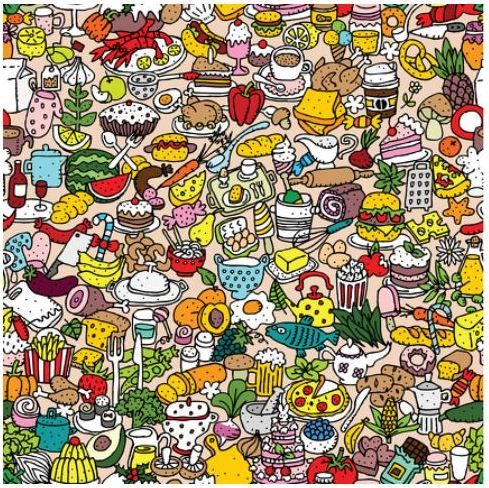
#> input picture images/f1.jpg, 489 x 488 px, found by its file name
$ jupyter execute --allow-errors ManejoImagenes.ipynb
#> lines starting #> are read from the running program, lines starting #| are printed output that depends on the picture; after the words box and inside, x2 and y2 are one past the last pixel; in counts of white or black regions, pixels touching at a corner belong together
[cell 1]
import cv2 as cv
import numpy as np

[cell 2]
img = cv.imread('C:/Users/betov/OneDrive/Escritorio/imgsIA/lordVader.jpg', 0)
#el número a continuación indica los colores que se muestran en la imagen.
#> (the rest of this cell did not finish here and is left out)

[cell 3]
import cv2 as cv
import numpy as np

img = cv.imread('C:/Users/betov/OneDrive/Escritorio/imgsIA/acuarella.jpg',)
#> (the rest of this cell did not finish here and is left out)

[cell 4]
# Filtrar el color e indicar las coordenadas en las que aparece ese color

import cv2 as cv
import numpy as np
img = cv.imread('C:/Users/betov/OneDrive/Escritorio/imgsIA/f1.jpg',1)
#> img is the input picture: shape (488, 489, 3); mean B, G, R 115.8, 144.3, 162.1
img2 = cv.cvtColor(img, cv.COLOR_BGR2RGB)
img3 = cv.cvtColor(img2, cv.COLOR_RGB2HSV)
#> img3: shape (488, 489, 3); mean H, S, V 47.5, 99.9, 167.2

umbralRojoBajo=(0,80,80)
umbralRojoAlto=(10,255,255)
umbralRojoBajob=(140,80,80)
umbralRojoAltob=(255,255,255)

umbralBajoAmarillo = (20,80,80)
umbralAltoAmarillo = (40,255,255)

mascara1Rojo= cv.inRange(img3, umbralRojoBajo, umbralRojoAlto) # Resalta los colores rojos
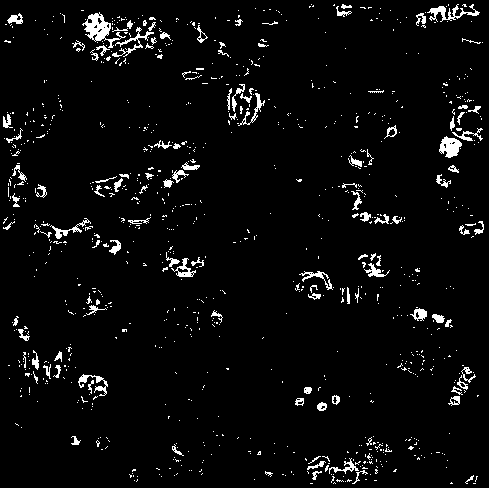
#> mascara1Rojo: shape (488, 489); 4.1% white in thin lines or dots
mascara2Rojo= cv.inRange(img3, umbralRojoBajob, umbralRojoAltob) # Resalta los colores rojos
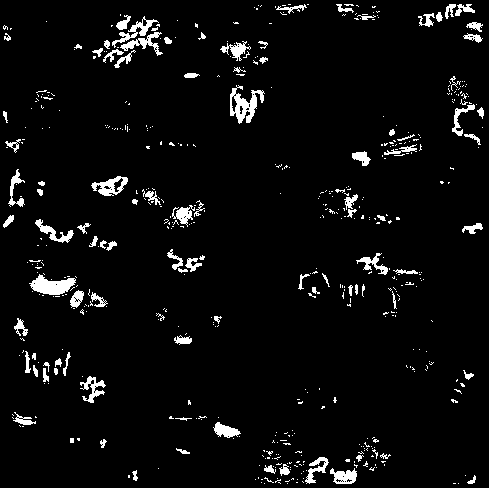
#> mascara2Rojo: shape (488, 489); 4.6% white; 534 white regions (436 under 20 px), largest, box (x1, y1, x2, y2) and area: (230, 85, 265, 124) 603, (29, 274, 76, 295) 570, (91, 176, 128, 196) 358
mascaraRojo= mascara1Rojo+mascara2Rojo
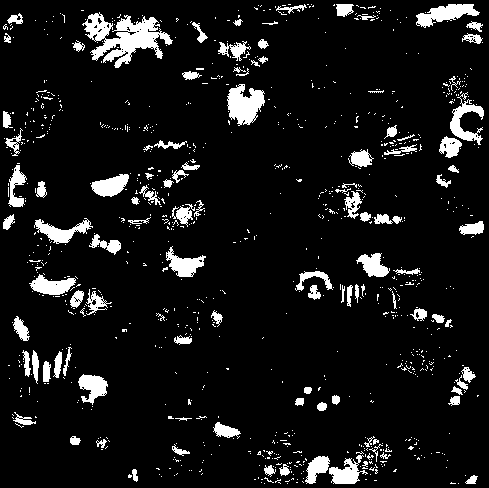
#> mascaraRojo: shape (488, 489); 8.7% white; 945 white regions (837 under 20 px), largest, box (x1, y1, x2, y2) and area: (82, 12, 173, 68) 2289, (227, 84, 265, 126) 1025, (416, 4, 480, 28) 776
resultadoRojo = cv.bitwise_and(img, img, mask=mascaraRojo)
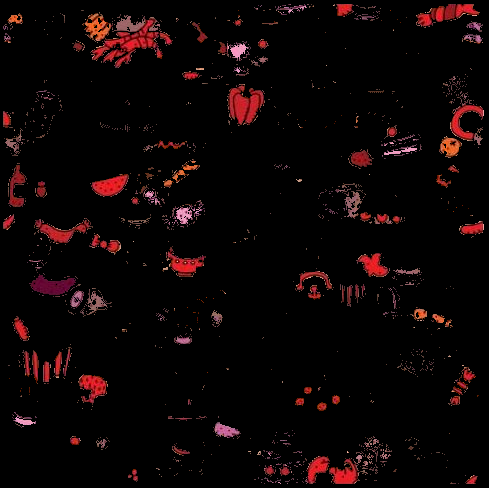
#> resultadoRojo: shape (488, 489, 3); mean B, G, R 4.9, 4.8, 12.9

mascaraAmarillo = cv.inRange(img3, umbralBajoAmarillo, umbralAltoAmarillo)
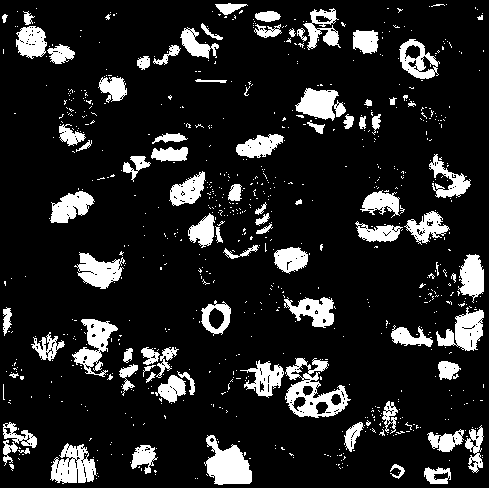
#> mascaraAmarillo: shape (488, 489); 13.8% white; 782 white regions (698 under 20 px)
resultadoAmarillo = cv.bitwise_and(img, img, mask=mascaraAmarillo)
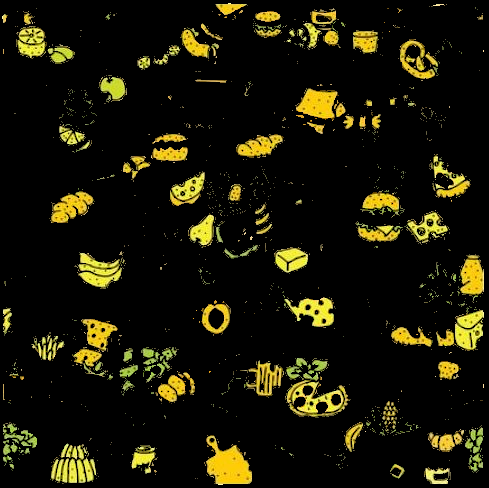
#> resultadoAmarillo: shape (488, 489, 3); mean B, G, R 7.6, 23.5, 25.6

cv.imshow('Resultado Rojo', resultadoRojo)
cv.imshow('Normal', img)
cv.imshow('Resultado Amarillo', resultadoAmarillo)

contornosR, _ = cv.findContours(mascaraRojo, cv.RETR_EXTERNAL, cv.CHAIN_APPROX_SIMPLE)
#> contornosR = 945 contours, 859 with area under 20; largest, box (x1, y1, x2, y2) and area: (82, 12, 173, 68) 2114, (227, 84, 265, 126) 949, (416, 4, 480, 28) 691, (450, 92, 484, 145) 546, (34, 218, 93, 244) 538
contornosA, _ = cv.findContours(mascaraAmarillo, cv.RETR_EXTERNAL, cv.CHAIN_APPROX_SIMPLE)
#> contornosA = 779 contours, 703 with area under 20; largest, box (x1, y1, x2, y2) and area: (285, 358, 351, 418) 2038, (204, 435, 252, 485) 1365, (50, 443, 97, 484) 1180, (72, 319, 118, 377) 1042, (436, 307, 484, 351) 1032

# Inicializar una lista para almacenar las coordenadas de los colores rojos
coordenadasRojo = []
coordenadasAmarillo = []

# Recorrer los contornos y obtener las coordenadas del centro de cada contorno
for contorno in contornosR:
    momentos = cv.moments(contorno)
    if momentos["m00"] != 0:
        x = int(momentos["m10"] / momentos["m00"])
        y = int(momentos["m01"] / momentos["m00"])
        coordenadasRojo.append((x, y))
#> this loop made 945 passes
#> (contorno, x, y) on pass 4: ([[451, 482], [450, 483], [455, 483], [452, 483]], 451, 482)
#> (x, y) on passes 13, 17, 19, 22, 28, 36: (277, 480), (292, 478), (267, 479), (471, 479), (129, 475), (394, 470)
#> after the loop, coordenadasRojo = 262 pairs, first value 4 to 477, second value 4 to 482

for contorno in contornosA:
    momentos = cv.moments(contorno)
    if momentos["m00"] != 0:
        x = int(momentos["m10"] / momentos["m00"])
        y = int(momentos["m01"] / momentos["m00"])
        coordenadasAmarillo.append((x, y))
#> this loop made 779 passes
#> (contorno, x, y) on passes 14, 17, 31, 36, 44, 52: ([[139, 466], [138, 467], [139, 467]], 138, 466), ([[338, 464], [338, 465], [339, 464]], 338, 464), ([[344, 456], [344, 458], [343, 459], [345, 457]], 344, 457), ([[341, 454], [340, 455], [339, 455], [341, 455]], 340, 454), ([[244, 452], [244, 455], [245, 454], [245, 452]], 244, 453), ([[19, 447], [19, 448], [20, 448]], 19, 447)
#> (x, y) on passes 9, 11, 16, 19, 43, 50: (154, 470), (437, 475), (397, 470), (11, 465), (290, 453), (25, 450)
#> after the loop, coordenadasAmarillo = 198 pairs, first value 3 to 480, second value 4 to 475

print('Coordenadas rojos:')
print(coordenadasRojo)
#> (printed output is left out)
print('Coordenadas Amarillas')
print(coordenadasAmarillo)
#> (printed output is left out)

cv.waitKey(0)
cv.destroyAllWindows()

[cell 5]
import cv2 as cv
import numpy as np
cap = cv.VideoCapture(0)
if not cap.isOpened():
    print('No se pudo acceder a la cámara')
    exit()
while True:
    ret, img = cap.read()
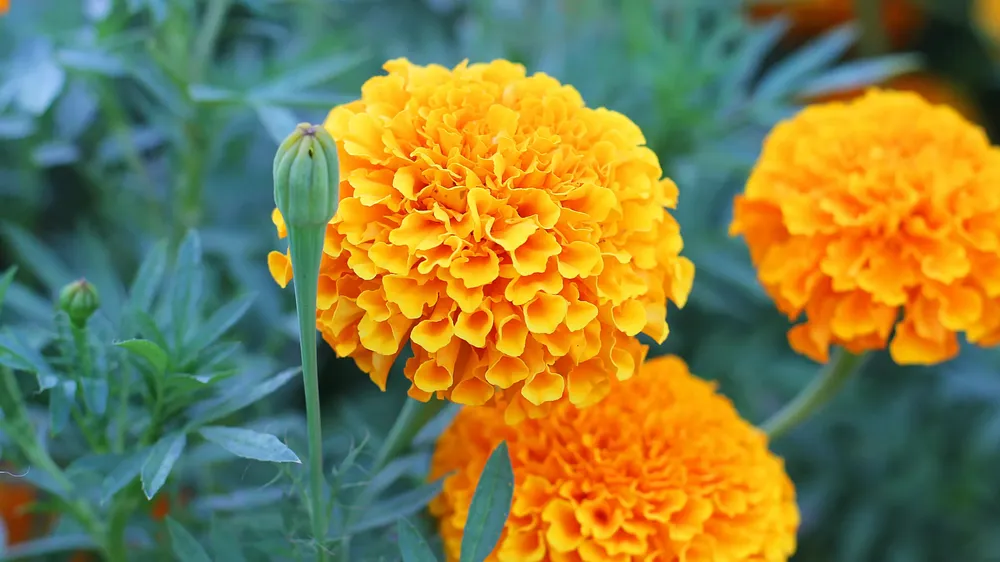
#> input picture Proyecto 1.- Clasificador/imgsPrueba/cempa1.webp, 1000 x 562 px, shrunk from 2560 x 1440 before the run, given in place of the camera
#> img is the input picture: shape (562, 1000, 3); mean B, G, R 69.2, 125.7, 131.9
    img2 = cv.cvtColor(img, cv.COLOR_BGR2RGB)
#> img2: shape (562, 1000, 3)
    img3 = cv.cvtColor(img2, cv.COLOR_RGB2HSV)
#> img3: shape (562, 1000, 3); mean H, S, V 57.5, 168.2, 163.8

    umbralbajo=(80,80,80)
    umbralalto=(140,255,255)
    #umbralbajob=(170,80,80)
    #umbralaltob=(180,255,255)

    mascara= cv.inRange(img3, umbralbajo, umbralalto) # Resalta los colores rojos
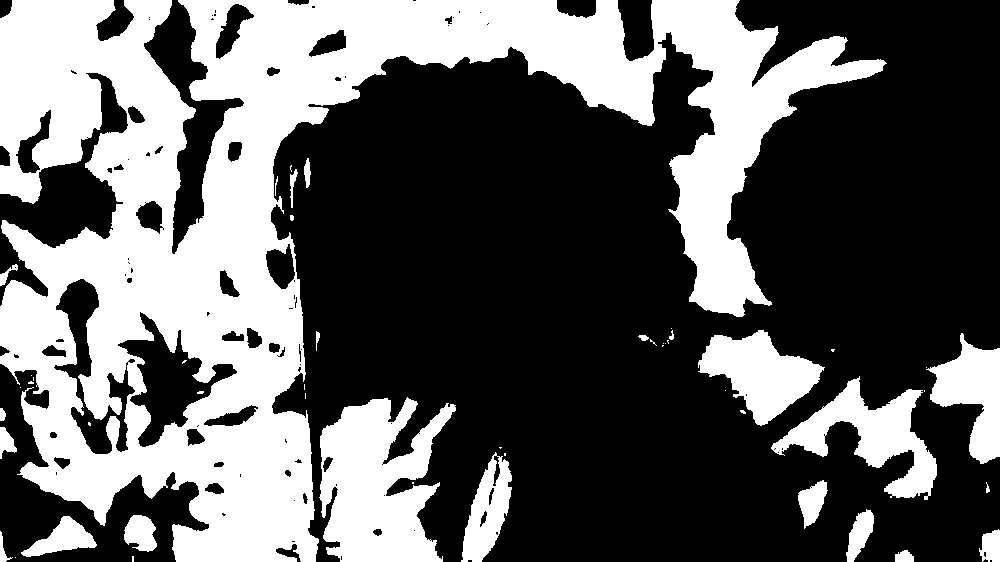
#> mascara: shape (562, 1000); 37.6% white; 50 white regions (26 under 20 px), largest, box (x1, y1, x2, y2) and area: (0, 0, 887, 562) 169045, (319, 397, 456, 562) 14946, (771, 376, 937, 500) 7346
    #mascara2= cv.inRange(img3, umbralbajob, umbralaltob) # Resalta los colores rojos
    #mascara= mascara1+mascara2
    resultado = cv.bitwise_and(img, img, mask=mascara)
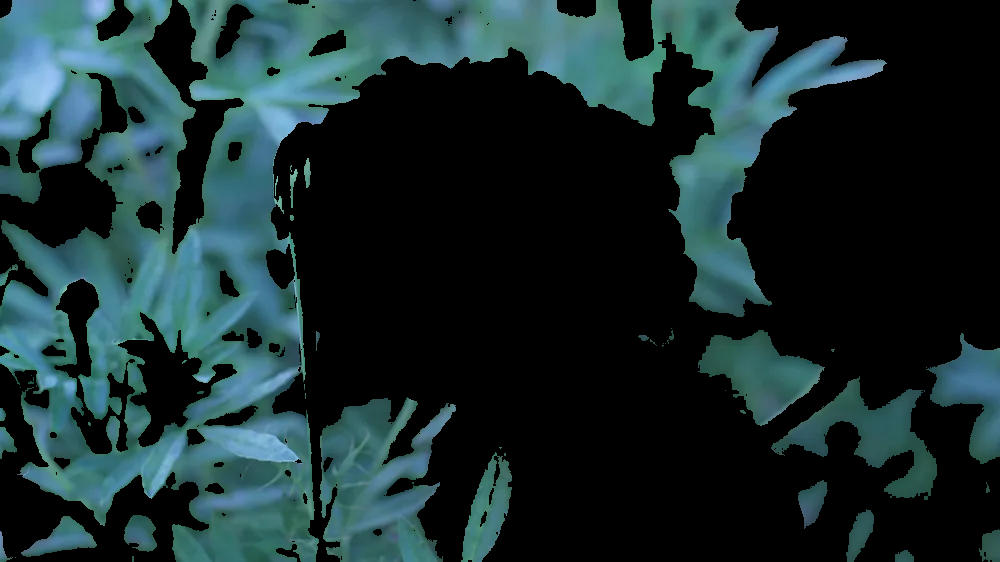
#> resultado: shape (562, 1000, 3); mean B, G, R 46.9, 45, 25

    cv.imshow('img', img)
    cv.imshow('img2', img2)
    cv.imshow('img3', img3)
    cv.imshow('mascara', mascara)
    cv.imshow('resultado', resultado)
    if cv.waitKey(1) == ord('q'):
#> (key q is pressed here)
        break
cap.release()
cv.destroyAllWindows()
